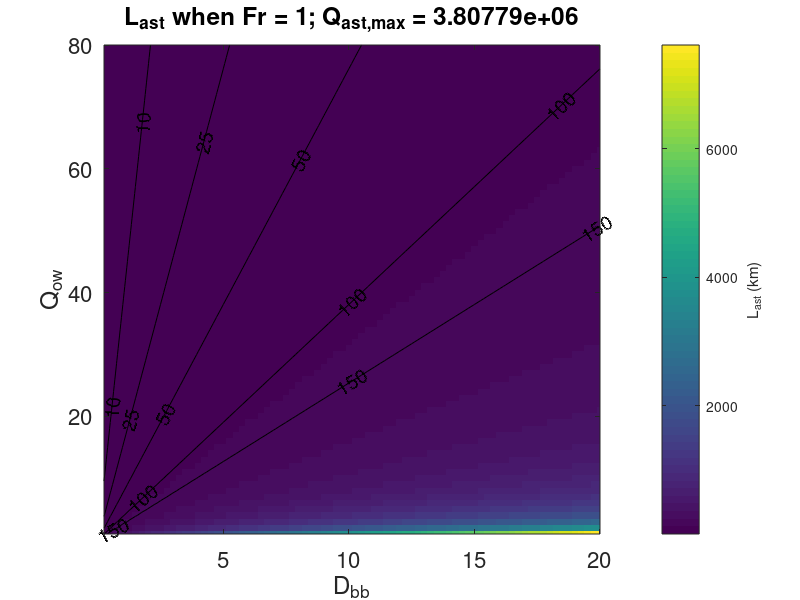
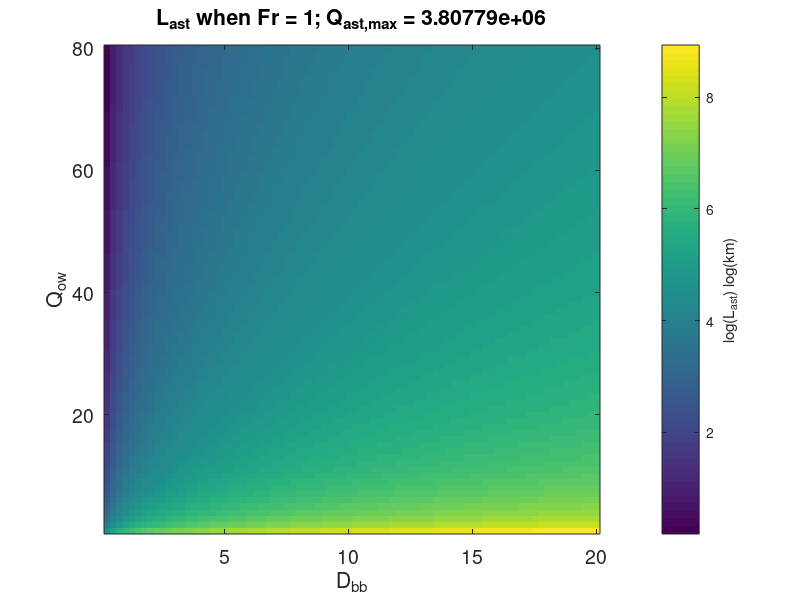

The MATLAB script that drew these images, in order:
% Froude number is a comparison of velocities. Speed of the fluid vs speed of the wave.
gamma = 0.73:0.01:1.03;
K1 = 0.39;
astfac = 0.1:0.01:1;
T = 8;
H = 1;
E = T.^(1/5)*H.^(12/5);
ang = deg2rad(0:90);
g = 9.8;
Dbb = 0.25:0.25:20;
Dbb1 = 5;
Qow = 1:80;
Qow1 = 30;
Dsf = 10;

K2_LTA = 0.34/2;

for p = 1:length(ang)
    QsAST_LTA(p) = K2_LTA.*E.*((cos(ang(p))).^(6/5)).*(sin(ang(p)))*365*60*60*24;
end

% figure()
% plot(rad2deg(ang),QsAST_LTA)
% % h = colorbar;
% % ylabel(h, 'QsAST_LTA')
% xlabel('ang')
% ylabel('Qast using K2 = 0.17')
% set(gca,'FontSize',14)
% set(gca,'YDir','normal')

maxQast = max(QsAST_LTA); %m^3/m/yr max

for bb = 1:length(Dbb)
    for q = 1:length(Qow)
        Last(bb,q) = Dbb(bb)*maxQast./Qow(q)./Dsf;
    end
end

figure()
imagesc(Dbb,Qow,Last'./1000)
h = colorbar;
ylabel(h, 'L_a_s_t (km)')
xlabel('D_b_b')
ylabel('Q_o_w')
set(gca,'FontSize',14)
set(gca,'YDir','normal')
title(sprintf('L_a_s_t when Fr = 1; Q_a_s_t_,_m_a_x = %d',maxQast))
set(gca,'colorscale','log')
hold on
[C,h] = contour(Dbb,Qow,Last'./1000,[10,25,50,100,150],'LineColor','k');
clabel(C,h,'FontSize',14)
set(gca,'FontSize',16)


figure()
imagesc(Dbb,Qow,log(Last'./1000))
h = colorbar;
ylabel(h, 'log(L_a_s_t) log(km)')
xlabel('D_b_b')
ylabel('Q_o_w')
set(gca,'FontSize',14)
set(gca,'YDir','normal')
title(sprintf('L_a_s_t when Fr = 1; Q_a_s_t_,_m_a_x = %d',maxQast))

